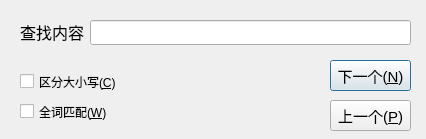
<?xml version="1.0" encoding="UTF-8"?>
<ui version="4.0">
 <class>TextFindDialog</class>
 <widget class="QDialog" name="TextFindDialog">
  <property name="geometry">
   <rect>
    <x>0</x>
    <y>0</y>
    <width>426</width>
    <height>139</height>
   </rect>
  </property>
  <property name="focusPolicy">
   <enum>Qt::StrongFocus</enum>
  </property>
  <property name="windowTitle">
   <string>Dialog</string>
  </property>
  <widget class="QLabel" name="label">
   <property name="geometry">
    <rect>
     <x>20</x>
     <y>21</y>
     <width>71</width>
     <height>21</height>
    </rect>
   </property>
   <property name="font">
    <font>
     <pointsize>12</pointsize>
    </font>
   </property>
   <property name="text">
    <string>查找内容</string>
   </property>
  </widget>
  <widget class="QLineEdit" name="lineEdit">
   <property name="geometry">
    <rect>
     <x>90</x>
     <y>20</y>
     <width>321</width>
     <height>25</height>
    </rect>
   </property>
  </widget>
  <widget class="QPushButton" name="btnNext">
   <property name="geometry">
    <rect>
     <x>330</x>
     <y>60</y>
     <width>81</width>
     <height>31</height>
    </rect>
   </property>
   <property name="font">
    <font>
     <pointsize>11</pointsize>
    </font>
   </property>
   <property name="focusPolicy">
    <enum>Qt::StrongFocus</enum>
   </property>
   <property name="text">
    <string>下一个(&amp;N)</string>
   </property>
   <property name="shortcut">
    <string>N</string>
   </property>
  </widget>
  <widget class="QPushButton" name="btnPrev">
   <property name="geometry">
    <rect>
     <x>330</x>
     <y>100</y>
     <width>81</width>
     <height>31</height>
    </rect>
   </property>
   <property name="font">
    <font>
     <pointsize>11</pointsize>
    </font>
   </property>
   <property name="focusPolicy">
    <enum>Qt::StrongFocus</enum>
   </property>
   <property name="text">
    <string>上一个(&amp;P)</string>
   </property>
   <property name="shortcut">
    <string>P</string>
   </property>
  </widget>
  <widget class="QCheckBox" name="ckbCaseSensitive">
   <property name="geometry">
    <rect>
     <x>20</x>
     <y>70</y>
     <width>121</width>
     <height>23</height>
    </rect>
   </property>
   <property name="focusPolicy">
    <enum>Qt::StrongFocus</enum>
   </property>
   <property name="text">
    <string>区分大小写(&amp;C)</string>
   </property>
   <property name="shortcut">
    <string>C</string>
   </property>
  </widget>
  <widget class="QCheckBox" name="ckbWholeWordMatch">
   <property name="geometry">
    <rect>
     <x>20</x>
     <y>100</y>
     <width>121</width>
     <height>23</height>
    </rect>
   </property>
   <property name="focusPolicy">
    <enum>Qt::StrongFocus</enum>
   </property>
   <property name="text">
    <string>全词匹配(&amp;W)</string>
   </property>
   <property name="shortcut">
    <string>W</string>
   </property>
  </widget>
 </widget>
 <resources/>
 <connections/>
</ui>
